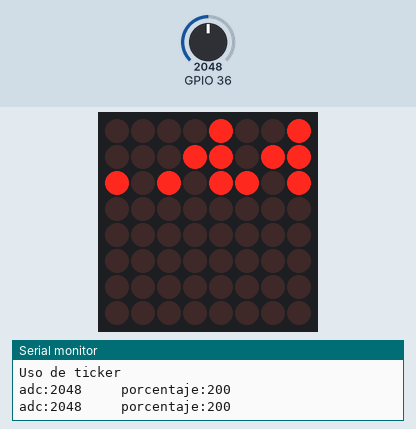
Bench run of a sketch on a simulated ESP32. On the bench: 8×8 LED matrix, the last lines printed to the serial monitor. The inputs (shaded band) are chosen by the test bench; at power-on: GPIO 36 = 2048.

Above: at 6.9 s.
7.0 s: GPIO 36 set to 227
10.4 s: GPIO 36 set to 184
At 12.63 s:
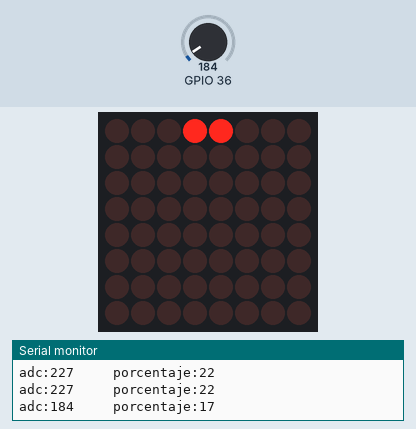
13.8 s: GPIO 36 set to 491
At 14.73 s:
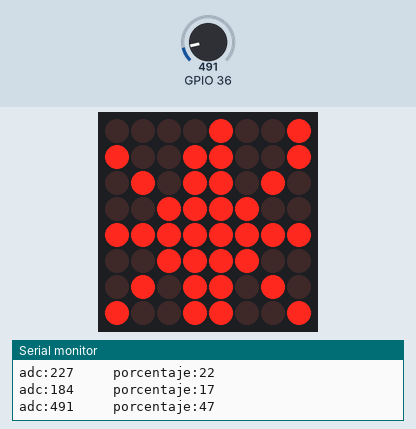
17.2 s: GPIO 36 set to 0
At 21.3 s:
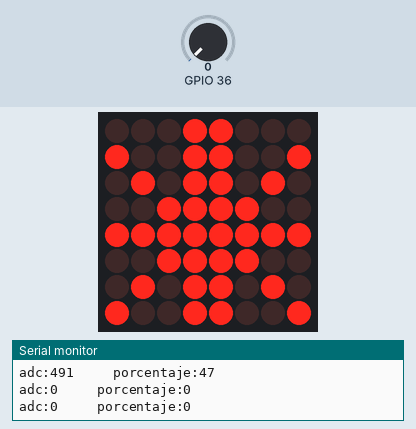

Measured:
- the behaviour switches between 205 and 204 on GPIO 36 (found by bisection; images 0 and 1)
- after the input at 10.4 s, the display: first differs from a run without the input after 2.1 s (image 1)
- after the input at 13.8 s, the display: first differs from a run without the input after 0.81 s (image 2)
- after the input at 17.2 s, the display: first differs from a run without the input after 1.6 s (image 3 shows a later state)

The sketch:

Practica_5_kevin.ino
```cpp
/*
 * Fundación Kinal
 * Centro educativo técnico laboral Kinal
 * Electrónica
 * Grado: Quinto
 * Sección: "A"
 * Curso: Taller de Electronica y computacion I
 * Nombre: Kevin Audiel Solano Torres
 * Carnet:2022291
 * Proyecto: Sensor de Gas, practica 5
*/

#include <LedControl.h>
#include <Ticker.h>


#define dataPin0   12
#define dataClock0 11
#define dataLoad0  10
int adc,conver;

LedControl MKEVIN = LedControl(dataPin0,dataClock0,dataLoad0,1);

byte fuego_0[8]= {
 B00001001,
 B00011011,
 B10101101,
 B11000001,
 B10000001,
 B10000010,
 B01000100,
 B00111000,

};
byte copo_1[8]= {
 B00011000,
 B10011001,
 B01011010,
 B00111100,
 B11111111,
 B00111100,
 B01011010,
 B10011001,

};


void isr_gas1(void);


Ticker isr_accion_gas(isr_gas1, 2000);

void setup() {
  Serial.begin(9600);
  Serial.println("Uso de ticker");
  isr_accion_gas.start();
  MKEVIN.shutdown(0,false);
  MKEVIN.setIntensity(0,15);
  MKEVIN.clearDisplay(0);
}

void loop() {
isr_accion_gas.update();
}
/*delay(250);
MKEVIN.clearDisplay(0);
delay(250);
for(int i=0; i<8;i++){
  MKEVIN.setRow(0,i,fuego_0[i]);
  }*/


void isr_gas1(void)
{

 if(conver>=20){
for(int i=0; i<8;i++){
  MKEVIN.setRow(0,i,fuego_0[i]);
  delay(250);
  }
   MKEVIN.clearDisplay(0);
 }
else {
  isr_accion_gas.update();
for(int i=0; i<8;i++){
  MKEVIN.setRow(0,i,copo_1[i]);
  delay(250);
  }

}


  adc=analogRead(A0);
  conver=map(adc,0,1024,0,100);

  Serial.print("adc:");
   Serial.print(adc);
   Serial.print("     porcentaje:");
   Serial.println(conver);
   delay(100);
}
```
